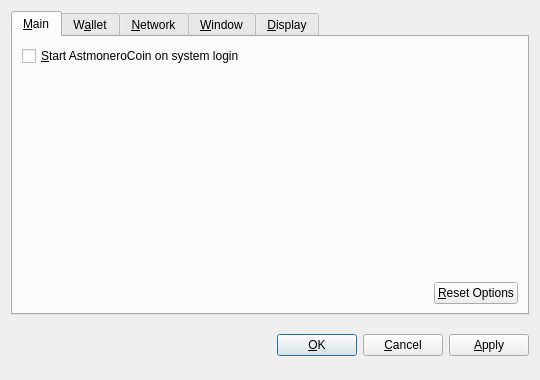
<?xml version="1.0" encoding="UTF-8"?>
<ui version="4.0">
 <class>OptionsDialog</class>
 <widget class="QDialog" name="OptionsDialog">
  <property name="geometry">
   <rect>
    <x>0</x>
    <y>0</y>
    <width>540</width>
    <height>380</height>
   </rect>
  </property>
  <property name="windowTitle">
   <string>Options</string>
  </property>
  <property name="modal">
   <bool>true</bool>
  </property>
  <layout class="QVBoxLayout" name="verticalLayout">
   <item>
    <widget class="QTabWidget" name="tabWidget">
     <property name="tabPosition">
      <enum>QTabWidget::North</enum>
     </property>
     <property name="currentIndex">
      <number>0</number>
     </property>
     <widget class="QWidget" name="tabMain">
      <attribute name="title">
       <string>&amp;Main</string>
      </attribute>
      <layout class="QVBoxLayout" name="verticalLayout_Main">
       <item>
        <widget class="QCheckBox" name="bitcoinAtStartup">
         <property name="toolTip">
          <string>Automatically start AstmoneroCoin after logging in to the system.</string>
         </property>
         <property name="text">
          <string>&amp;Start AstmoneroCoin on system login</string>
         </property>
        </widget>
       </item>
       <item>
        <spacer name="verticalSpacer_Main">
         <property name="orientation">
          <enum>Qt::Vertical</enum>
         </property>
         <property name="sizeHint" stdset="0">
          <size>
           <width>20</width>
           <height>40</height>
          </size>
         </property>
        </spacer>
       </item>
       <item>
        <layout class="QHBoxLayout" name="horizontalLayout_2_Main">
         <item>
          <spacer name="horizontalSpacer_2_Main">
           <property name="orientation">
            <enum>Qt::Horizontal</enum>
           </property>
           <property name="sizeHint" stdset="0">
            <size>
             <width>40</width>
             <height>20</height>
            </size>
           </property>
          </spacer>
         </item>
         <item>
          <widget class="QPushButton" name="resetButton">
           <property name="toolTip">
            <string>Reset all client options to default.</string>
           </property>
           <property name="text">
            <string>&amp;Reset Options</string>
           </property>
           <property name="autoDefault">
            <bool>false</bool>
           </property>
          </widget>
         </item>
        </layout>
       </item>
      </layout>
     </widget>
     <widget class="QWidget" name="tabWallet">
      <attribute name="title">
       <string>W&amp;allet</string>
      </attribute>
      <layout class="QVBoxLayout" name="verticalLayout_Network">
       <item>
        <widget class="QLabel" name="transactionFeeInfoLabel">
         <property name="text">
          <string>Optional transaction fee per kB that helps make sure your transactions are processed quickly. Most transactions are 1 kB.</string>
         </property>
         <property name="textFormat">
          <enum>Qt::PlainText</enum>
         </property>
         <property name="wordWrap">
          <bool>true</bool>
         </property>
        </widget>
       </item>
       <item>
        <layout class="QHBoxLayout" name="horizontalLayout_1_Main">
         <item>
          <widget class="QLabel" name="transactionFeeLabel">
           <property name="text">
            <string>Pay transaction &amp;fee</string>
           </property>
           <property name="textFormat">
            <enum>Qt::PlainText</enum>
           </property>
           <property name="buddy">
            <cstring>transactionFee</cstring>
           </property>
          </widget>
         </item>
         <item>
          <widget class="BitcoinAmountField" name="transactionFee"/>
         </item>
         <item>
          <spacer name="horizontalSpacer_1_Main">
           <property name="orientation">
            <enum>Qt::Horizontal</enum>
           </property>
           <property name="sizeHint" stdset="0">
            <size>
             <width>40</width>
             <height>20</height>
            </size>
           </property>
          </spacer>
         </item>
        </layout>
       </item>
       <item>
        <widget class="QLabel" name="label">
         <property name="text">
          <string>If you disable the spending of unconfirmed change, the change from a transaction cannot be used until that transaction has at least one confirmation. This also affects how your balance is computed.</string>
         </property>
         <property name="wordWrap">
          <bool>true</bool>
         </property>
        </widget>
       </item>
       <item>
        <widget class="QCheckBox" name="spendZeroConfChange">
         <property name="text">
          <string>Spend unconfirmed change  (experts only)</string>
         </property>
        </widget>
       </item>
       <item>
        <spacer name="verticalSpacer">
         <property name="orientation">
          <enum>Qt::Vertical</enum>
         </property>
         <property name="sizeHint" stdset="0">
          <size>
           <width>20</width>
           <height>40</height>
          </size>
         </property>
        </spacer>
       </item>
      </layout>
     </widget>
     <widget class="QWidget" name="tabNetwork">
      <attribute name="title">
       <string>&amp;Network</string>
      </attribute>
      <layout class="QVBoxLayout" name="verticalLayout_Network">
       <item>
        <widget class="QCheckBox" name="mapPortUpnp">
         <property name="toolTip">
          <string>Automatically open the AstmoneroCoin client port on the router. This only works when your router supports UPnP and it is enabled.</string>
         </property>
         <property name="text">
          <string>Map port using &amp;UPnP</string>
         </property>
        </widget>
       </item>
       <item>
        <widget class="QCheckBox" name="connectSocks">
         <property name="toolTip">
          <string>Connect to the AstmoneroCoin network through a SOCKS proxy (e.g. when connecting through Tor).</string>
         </property>
         <property name="text">
          <string>&amp;Connect through SOCKS proxy:</string>
         </property>
        </widget>
       </item>
       <item>
        <layout class="QHBoxLayout" name="horizontalLayout_Network">
         <item>
          <widget class="QLabel" name="proxyIpLabel">
           <property name="text">
            <string>Proxy &amp;IP:</string>
           </property>
           <property name="textFormat">
            <enum>Qt::PlainText</enum>
           </property>
           <property name="buddy">
            <cstring>proxyIp</cstring>
           </property>
          </widget>
         </item>
         <item>
          <widget class="QValidatedLineEdit" name="proxyIp">
           <property name="maximumSize">
            <size>
             <width>140</width>
             <height>16777215</height>
            </size>
           </property>
           <property name="toolTip">
            <string>IP address of the proxy (e.g. 127.0.0.1)</string>
           </property>
          </widget>
         </item>
         <item>
          <widget class="QLabel" name="proxyPortLabel">
           <property name="text">
            <string>&amp;Port:</string>
           </property>
           <property name="textFormat">
            <enum>Qt::PlainText</enum>
           </property>
           <property name="buddy">
            <cstring>proxyPort</cstring>
           </property>
          </widget>
         </item>
         <item>
          <widget class="QLineEdit" name="proxyPort">
           <property name="maximumSize">
            <size>
             <width>55</width>
             <height>16777215</height>
            </size>
           </property>
           <property name="toolTip">
            <string>Port of the proxy (e.g. 9050)</string>
           </property>
          </widget>
         </item>
         <item>
          <widget class="QLabel" name="socksVersionLabel">
           <property name="text">
            <string>SOCKS &amp;Version:</string>
           </property>
           <property name="textFormat">
            <enum>Qt::PlainText</enum>
           </property>
           <property name="buddy">
            <cstring>socksVersion</cstring>
           </property>
          </widget>
         </item>
         <item>
          <widget class="QValueComboBox" name="socksVersion">
           <property name="toolTip">
            <string>SOCKS version of the proxy (e.g. 5)</string>
           </property>
          </widget>
         </item>
         <item>
          <spacer name="horizontalSpacer_Network">
           <property name="orientation">
            <enum>Qt::Horizontal</enum>
           </property>
           <property name="sizeHint" stdset="0">
            <size>
             <width>40</width>
             <height>20</height>
            </size>
           </property>
          </spacer>
         </item>
        </layout>
       </item>
       <item>
        <spacer name="verticalSpacer_Network">
         <property name="orientation">
          <enum>Qt::Vertical</enum>
         </property>
         <property name="sizeHint" stdset="0">
          <size>
           <width>20</width>
           <height>40</height>
          </size>
         </property>
        </spacer>
       </item>
      </layout>
     </widget>
     <widget class="QWidget" name="tabWindow">
      <attribute name="title">
       <string>&amp;Window</string>
      </attribute>
      <layout class="QVBoxLayout" name="verticalLayout_Window">
       <item>
        <widget class="QCheckBox" name="minimizeToTray">
         <property name="toolTip">
          <string>Show only a tray icon after minimizing the window.</string>
         </property>
         <property name="text">
          <string>&amp;Minimize to the tray instead of the taskbar</string>
         </property>
        </widget>
       </item>
       <item>
        <widget class="QCheckBox" name="minimizeOnClose">
         <property name="toolTip">
          <string>Minimize instead of exit the application when the window is closed. When this option is enabled, the application will be closed only after selecting Quit in the menu.</string>
         </property>
         <property name="text">
          <string>M&amp;inimize on close</string>
         </property>
        </widget>
       </item>
       <item>
        <spacer name="verticalSpacer_Window">
         <property name="orientation">
          <enum>Qt::Vertical</enum>
         </property>
         <property name="sizeHint" stdset="0">
          <size>
           <width>20</width>
           <height>40</height>
          </size>
         </property>
        </spacer>
       </item>
      </layout>
     </widget>
     <widget class="QWidget" name="tabDisplay">
      <attribute name="title">
       <string>&amp;Display</string>
      </attribute>
      <layout class="QVBoxLayout" name="verticalLayout_Display">
       <item>
        <layout class="QHBoxLayout" name="horizontalLayout_1_Display">
         <item>
          <widget class="QLabel" name="langLabel">
           <property name="text">
            <string>User Interface &amp;language:</string>
           </property>
           <property name="textFormat">
            <enum>Qt::PlainText</enum>
           </property>
           <property name="buddy">
            <cstring>lang</cstring>
           </property>
          </widget>
         </item>
         <item>
          <widget class="QValueComboBox" name="lang">
           <property name="toolTip">
            <string>The user interface language can be set here. This setting will take effect after restarting AstmoneroCoin.</string>
           </property>
          </widget>
         </item>
        </layout>
       </item>
       <item>
        <layout class="QHBoxLayout" name="horizontalLayout_2_Display">
         <item>
          <widget class="QLabel" name="unitLabel">
           <property name="text">
            <string>&amp;Unit to show amounts in:</string>
           </property>
           <property name="textFormat">
            <enum>Qt::PlainText</enum>
           </property>
           <property name="buddy">
            <cstring>unit</cstring>
           </property>
          </widget>
         </item>
         <item>
          <widget class="QValueComboBox" name="unit">
           <property name="toolTip">
            <string>Choose the default subdivision unit to show in the interface and when sending coins.</string>
           </property>
          </widget>
         </item>
        </layout>
       </item>
       <item>
        <widget class="QCheckBox" name="displayAddresses">
         <property name="toolTip">
          <string>Whether to show AstmoneroCoin addresses in the transaction list or not.</string>
         </property>
         <property name="text">
          <string>&amp;Display addresses in transaction list</string>
         </property>
        </widget>
       </item>
       <item>
        <widget class="QCheckBox" name="coinControlFeatures">
         <property name="toolTip">
          <string>Whether to show coin control features or not.</string>
         </property>
         <property name="text">
          <string>Display coin &amp;control features (experts only!)</string>
         </property>
        </widget>
       </item>
       <item>
        <spacer name="verticalSpacer_Display">
         <property name="orientation">
          <enum>Qt::Vertical</enum>
         </property>
         <property name="sizeHint" stdset="0">
          <size>
           <width>20</width>
           <height>40</height>
          </size>
         </property>
        </spacer>
       </item>
      </layout>
     </widget>
    </widget>
   </item>
   <item>
    <layout class="QHBoxLayout" name="horizontalLayout_Buttons">
     <item>
      <spacer name="horizontalSpacer_1">
       <property name="orientation">
        <enum>Qt::Horizontal</enum>
       </property>
       <property name="sizeHint" stdset="0">
        <size>
         <width>40</width>
         <height>48</height>
        </size>
       </property>
      </spacer>
     </item>
     <item>
      <widget class="QLabel" name="statusLabel">
       <property name="font">
        <font>
         <weight>75</weight>
         <bold>true</bold>
        </font>
       </property>
       <property name="text">
        <string/>
       </property>
       <property name="textFormat">
        <enum>Qt::PlainText</enum>
       </property>
       <property name="wordWrap">
        <bool>true</bool>
       </property>
      </widget>
     </item>
     <item>
      <spacer name="horizontalSpacer_2">
       <property name="orientation">
        <enum>Qt::Horizontal</enum>
       </property>
       <property name="sizeHint" stdset="0">
        <size>
         <width>40</width>
         <height>48</height>
        </size>
       </property>
      </spacer>
     </item>
     <item>
      <widget class="QPushButton" name="okButton">
       <property name="text">
        <string>&amp;OK</string>
       </property>
      </widget>
     </item>
     <item>
      <widget class="QPushButton" name="cancelButton">
       <property name="text">
        <string>&amp;Cancel</string>
       </property>
       <property name="autoDefault">
        <bool>false</bool>
       </property>
      </widget>
     </item>
     <item>
      <widget class="QPushButton" name="applyButton">
       <property name="text">
        <string>&amp;Apply</string>
       </property>
       <property name="autoDefault">
        <bool>false</bool>
       </property>
      </widget>
     </item>
    </layout>
   </item>
  </layout>
 </widget>
 <customwidgets>
  <customwidget>
   <class>BitcoinAmountField</class>
   <extends>QSpinBox</extends>
   <header>bitcoinamountfield.h</header>
  </customwidget>
  <customwidget>
   <class>QValueComboBox</class>
   <extends>QComboBox</extends>
   <header>qvaluecombobox.h</header>
  </customwidget>
  <customwidget>
   <class>QValidatedLineEdit</class>
   <extends>QLineEdit</extends>
   <header>qvalidatedlineedit.h</header>
  </customwidget>
 </customwidgets>
 <resources/>
 <connections/>
</ui>
